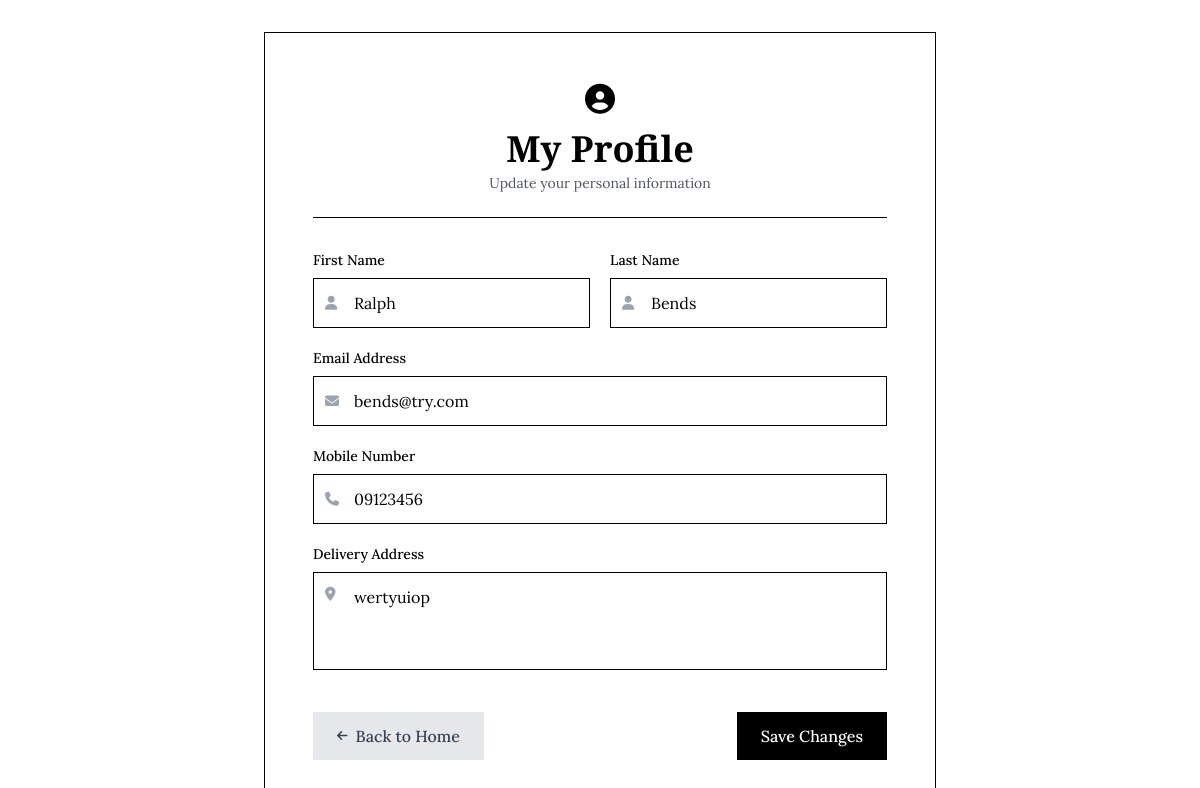
Screenshot of /profile.php (signed in) with the database file from the repository.
### tables this page shows
CREATE TABLE `user_info` (
  `user_id` int NOT NULL,
  `first_name` varchar(100) NOT NULL,
  `last_name` varchar(100) NOT NULL,
  `email` varchar(300) NOT NULL,
  `password` varchar(300) NOT NULL,
  `mobile` varchar(10) NOT NULL,
  `address` varchar(300) NOT NULL,
  `role` enum('admin','user') NOT NULL DEFAULT 'user'
);

### profile.php (the view, shortened to what this page needs)
<?php
require 'admin/db_connect.php';
$user_id = $_SESSION['user_id'];
$user = $conn->query("SELECT * FROM user_info WHERE user_id = $user_id")->fetch_assoc();
?>
<!DOCTYPE html>
<html lang="en">
<head>
    <script src="https://cdn.tailwindcss.com"></script>
    <link rel="stylesheet" href="https://cdnjs.cloudflare.com/ajax/libs/font-awesome/6.4.0/css/all.min.css">
</head>
<body class="min-h-screen bg-white flex items-center justify-center p-4 sm:p-6 md:p-8">
    <div class="w-full max-w-sm sm:max-w-md lg:max-w-2xl">
        <div class="bg-white border border-black p-6 sm:p-8 md:p-10 lg:p-12">
            <div class="text-center mb-6 sm:mb-8 pb-4 sm:pb-6 border-b border-black">
                <i class="fas fa-user-circle text-2xl sm:text-3xl text-black mb-3"></i>
                <h1 class="font-heading text-2xl sm:text-3xl lg:text-4xl font-bold text-black mb-1">My Profile</h1>
                <p class="text-gray-600 text-xs sm:text-sm">Update your personal information</p>
            </div>
            <form method="post" class="space-y-4 sm:space-y-5">
                <div class="grid grid-cols-1 lg:grid-cols-2 gap-4 sm:gap-5">
                    <div>
                        <label for="first_name" class="block text-black font-medium mb-2 text-xs sm:text-sm">First Name</label>
                        <div class="relative">
                            <span class="absolute inset-y-0 left-0 pl-3 flex items-center text-gray-400">
                                <i class="fas fa-user text-xs sm:text-sm"></i>
                            </span>
                            <input
                                type="text"
                                id="first_name"
                                name="first_name"
                                required
                                value="<?php echo htmlspecialchars($user['first_name']); ?>"
                                class="w-full pl-9 sm:pl-10 pr-3 py-2.5 sm:py-3 border border-black focus:outline-none focus:ring-2 focus:ring-black bg-white text-black transition-smooth text-sm sm:text-base"
                            >
                        </div>
                    </div>
                    <div>
                        <label for="last_name" class="block text-black font-medium mb-2 text-xs sm:text-sm">Last Name</label>
                        <div class="relative">
                            <span class="absolute inset-y-0 left-0 pl-3 flex items-center text-gray-400">
                                <i class="fas fa-user text-xs sm:text-sm"></i>
                            </span>
                            <input
                                type="text"
                                id="last_name"
                                name="last_name"
                                required
                                value="<?php echo htmlspecialchars($user['last_name']); ?>"
                                class="w-full pl-9 sm:pl-10 pr-3 py-2.5 sm:py-3 border border-black focus:outline-none focus:ring-2 focus:ring-black bg-white text-black transition-smooth text-sm sm:text-base"
                            >
                        </div>
                    </div>
                </div>
                <div>
                    <label for="email" class="block text-black font-medium mb-2 text-xs sm:text-sm">Email Address</label>
                    <div class="relative">
                        <span class="absolute inset-y-0 left-0 pl-3 flex items-center text-gray-400">
                            <i class="fas fa-envelope text-xs sm:text-sm"></i>
                        </span>
                        <input
                            type="email"
                            id="email"
                            name="email"
                            required
                            value="<?php echo htmlspecialchars($user['email']); ?>"
                            class="w-full pl-9 sm:pl-10 pr-3 py-2.5 sm:py-3 border border-black focus:outline-none focus:ring-2 focus:ring-black bg-white text-black transition-smooth text-sm sm:text-base"
                        >
                    </div>
                </div>
                <div>
                    <label for="mobile" class="block text-black font-medium mb-2 text-xs sm:text-sm">Mobile Number</label>
                    <div class="relative">
                        <span class="absolute inset-y-0 left-0 pl-3 flex items-center text-gray-400">
                            <i class="fas fa-phone text-xs sm:text-sm"></i>
                        </span>
                        <input
                            type="text"
                            id="mobile"
                            name="mobile"
                            required
                            value="<?php echo htmlspecialchars($user['mobile']); ?>"
                            class="w-full pl-9 sm:pl-10 pr-3 py-2.5 sm:py-3 border border-black focus:outline-none focus:ring-2 focus:ring-black bg-white text-black transition-smooth text-sm sm:text-base"
                            placeholder="10 digits"
                        >
                    </div>
                </div>
                <div>
                    <label for="address" class="block text-black font-medium mb-2 text-xs sm:text-sm">Delivery Address</label>
                    <div class="relative">
                        <span class="absolute top-3 left-0 pl-3 flex items-start text-gray-400">
                            <i class="fas fa-map-marker-alt text-xs sm:text-sm"></i>
                        </span>
                        <textarea
                            id="address"
                            name="address"
                            required
                            rows="3"
                            class="w-full pl-9 sm:pl-10 pr-3 py-2.5 sm:py-3 border border-black focus:outline-none focus:ring-2 focus:ring-black bg-white text-black transition-smooth resize-none text-sm sm:text-base"
                        ><?php echo htmlspecialchars($user['address']); ?></textarea>
                    </div>
                </div>
                <div class="pt-4 flex flex-col sm:flex-row justify-between items-center gap-4">
                    <a href="index.php" class="w-full sm:w-auto bg-gray-200 text-gray-700 px-6 py-3 text-center hover:bg-gray-300 transition-smooth inline-flex items-center justify-center gap-2 text-sm sm:text-base font-medium">
                        <i class="fas fa-arrow-left text-xs"></i>
                        <span>Back to Home</span>
                    </a>
                    <button
                        type="submit"
                        class="w-full sm:w-auto bg-black text-white py-3 px-6 font-medium text-sm sm:text-base hover:bg-gray-800 transition-smooth"
                    >
                        Save Changes
                    </button>
                </div>
            </form>
        </div>
    </div>
</body>
</html>

### profile.php (style rules this page uses)
:root { --font-heading: 'Playfair Display', serif; --font-body: 'Lora', serif; }
body { font-family: var(--font-body); }
.font-heading { font-family: var(--font-heading); }
.transition-smooth { transition: all 0.2s ease; }

### rows the page displays
user_info: first_name "Ralph", last_name "Bends", email "bends@try.com", mobile "09123456", address "wertyuiop"
